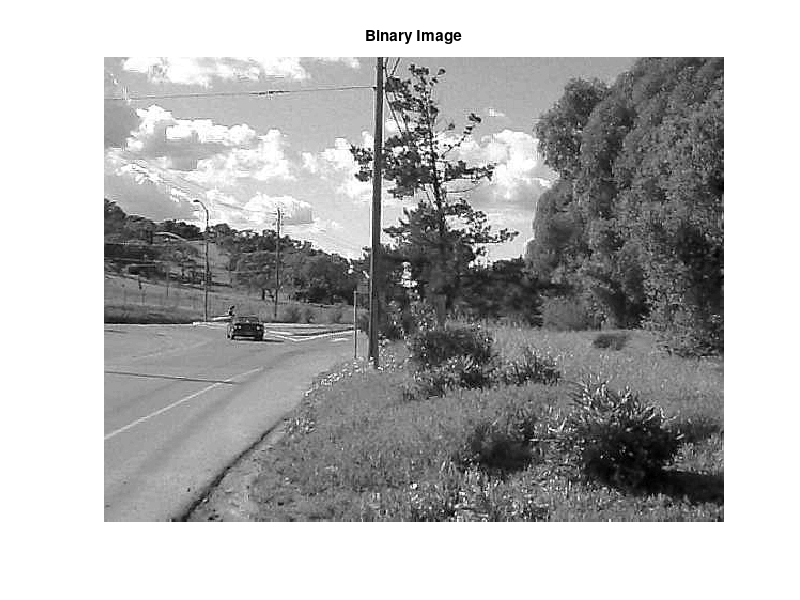

Here is the MATLAB script that generated this plot:
% Image dimensions
numRows = 435;
numCols = 580;

% Open the binary file for reading
fid = fopen('imgdrv.txt', 'rb');

% Read the data directly into the image matrix
imageMatrix = fread(fid, [numCols numRows], 'uint8=>uint8')';

% Close the file
fclose(fid);

% Display the image
imshow(imageMatrix, []);
title('Binary Image');
